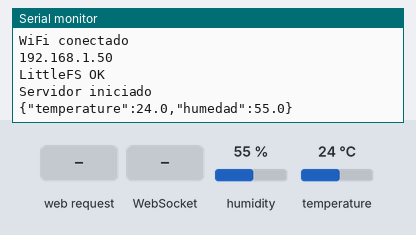
The sketch below on a simulated ESP32. Parts: the last lines printed to the serial monitor. Inputs (shaded band) come from the test bench; at power-on: humidity 55 %, temperature 24 °C. WiFi joins after 1.5 s; servers stay silent unless stated; storage starts empty.

Above: at 3.7 s.
3.8 s: HTTP request GET / received
At 4.4 s:
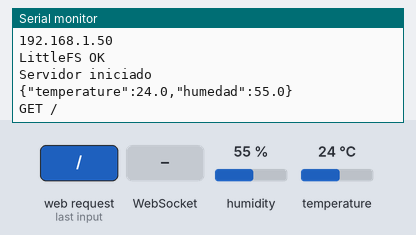
5.3 s: WebSocket text "1" received
At 6.3 s:
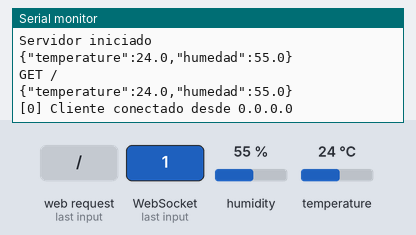
6.8 s: humidity set to 22 %
At 7.6 s:
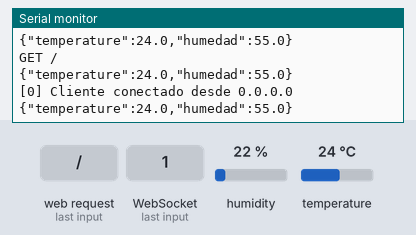
8.3 s: temperature set to 12 °C
At 8.9 s:
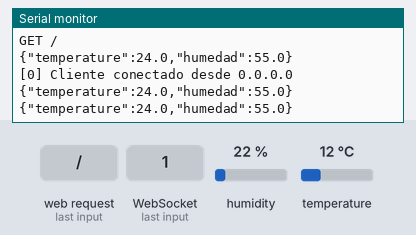
9.8 s: humidity set to 40 %
At 11.2 s:
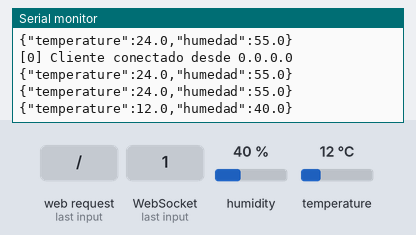

The sketch:

sketch_may29a.ino
```cpp
#include <WiFi.h>
#include <ESPAsyncWebServer.h>
#include <AsyncTCP.h>
#include <WebSocketsServer.h>
#include <LittleFS.h>
#include <DHT.h>

const char* ssid = "xxxxxx";
const char* password = "xxxxxx";

#define DHTPIN 14
#define DHTTYPE DHT11

DHT dht(DHTPIN, DHTTYPE);

AsyncWebServer server(80);
WebSocketsServer webSocket(81);

float temperatura = 0;
float humedad = 0;

unsigned long lastSend = 0;
const unsigned long sendInterval = 2000;

void notFound(AsyncWebServerRequest *request);

void sendData() {
  String data = "{\"temperature\":" +
                String(temperatura, 1) +
                ",\"humedad\":" +
                String(humedad, 1) +
                "}";

  webSocket.broadcastTXT(data);
  Serial.println(data);
}

void handleWebSocketMessage(uint8_t num, WStype_t type, uint8_t *payload, size_t length) {
  switch (type) {

    case WStype_DISCONNECTED:
      Serial.printf("[%u] Cliente desconectado\n", num);
      break;

    case WStype_CONNECTED: {
      IPAddress ip = webSocket.remoteIP(num);

      Serial.printf("[%u] Cliente conectado desde %d.%d.%d.%d\n",
                    num, ip[0], ip[1], ip[2], ip[3]);
    }
    break;

    default:
      break;
  }
}

void setup() {
  Serial.begin(115200);
  delay(1000);

  Serial.println("\n-----BOOT ------");

  WiFi.mode(WIFI_STA);
  WiFi.setSleep(false);

  WiFi.begin(ssid, password);

  Serial.print("Conectando WiFi");
  while (WiFi.status() != WL_CONNECTED) {
    delay(500);
    Serial.print(".");
  }

  Serial.println("\nWiFi conectado");
  Serial.println(WiFi.localIP());

  dht.begin();


  if (!LittleFS.begin(false)) {
    Serial.println("Error montando LittleFS");
    return;
  }

  Serial.println("LittleFS OK");


  File root = LittleFS.open("/");
  File file = root.openNextFile();

  while (file) {
    Serial.print("Archivo: ");
    Serial.println(file.name());
    file = root.openNextFile();
  }


  // HTTP SERVER

  server.on("/", HTTP_GET, [](AsyncWebServerRequest *request) {
    Serial.println("GET /");

    if (LittleFS.exists("/index.html")) {
      request->send(LittleFS, "/index.html", "text/html");
    } else {
      request->send(200, "text/plain", "index.html no encontrado");
    }
  });

  server.onNotFound(notFound);

  server.begin();


  // WEBSOCKET

  webSocket.begin();
  webSocket.onEvent(handleWebSocketMessage);

  Serial.println("Servidor iniciado");
}

void loop() {
  webSocket.loop();

  if (millis() - lastSend >= sendInterval) {
    lastSend = millis();

    temperatura = dht.readTemperature();
    humedad = dht.readHumidity();

    if (isnan(temperatura) || isnan(humedad)) {
      Serial.println("Error DHT11");
      return;
    }

    sendData();
  }
}

void notFound(AsyncWebServerRequest *request) {
  request->send(404, "text/plain", "Pagina no encontrada");
}
```

Measured:
- after the input at 3.8 s, the serial monitor: prints a new line at once (image 1)
- after the input at 5.3 s, the serial monitor: prints a new line at once (image 2)
- after the input at 9.8 s, the serial monitor: prints a new line after 0.75 s (image 5)
